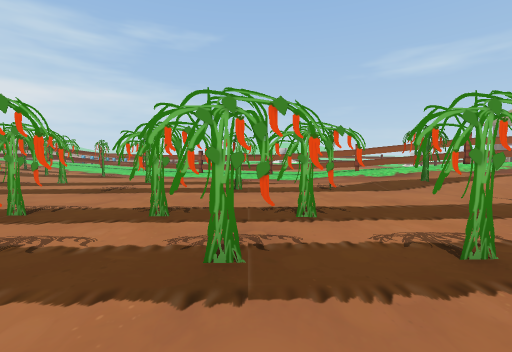
view 1 (above)

16 first-person views from a walk through a scene from a Unity 3-D project. The camera is 1.5 m above the floor, tilts 4° down and sees 90° across. The floor is counted in squares, 2 m on a side. Each view is taken from the middle of a square. On the plan, view 1 faces up. The plan holds only what a view shows up to about 9 squares ahead; the rest is blank. The place goes on beyond the plan. Some animated figures are not drawn. Some surface patterns are stand-ins.

view 2
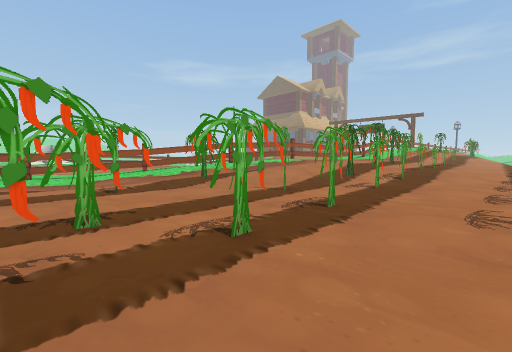

view 3
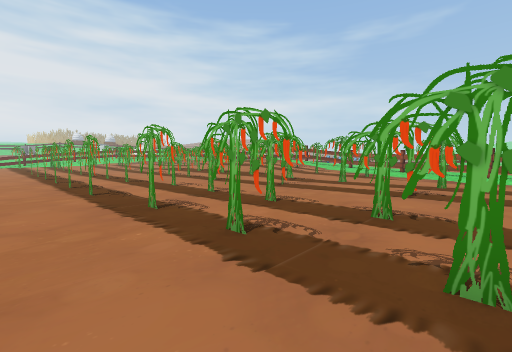

view 4
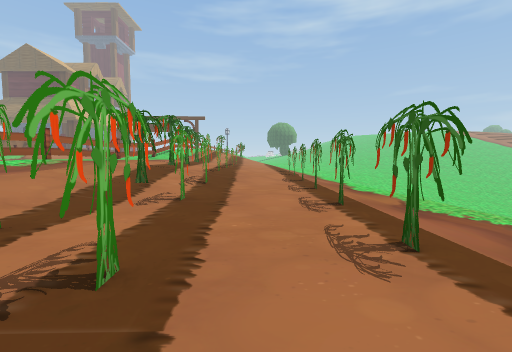

view 5
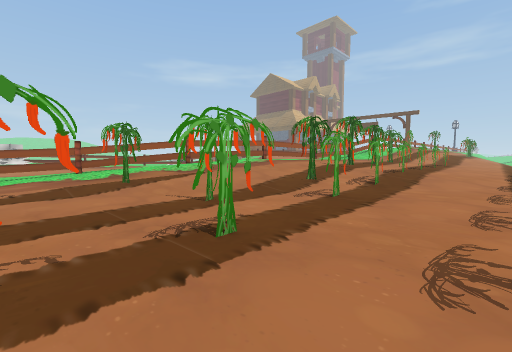

view 6
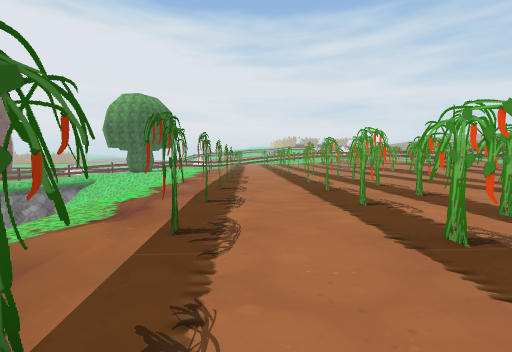

view 7
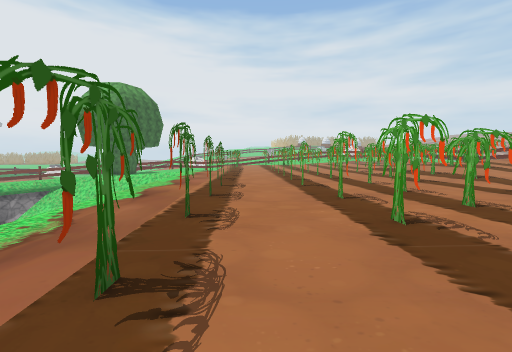

view 8
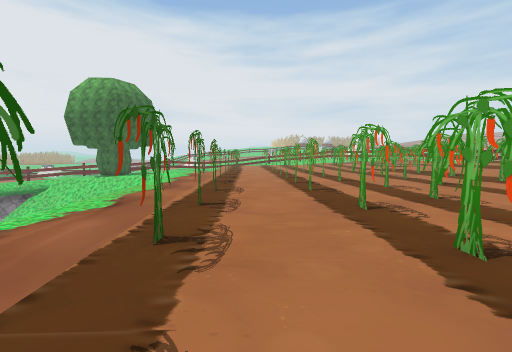

view 9
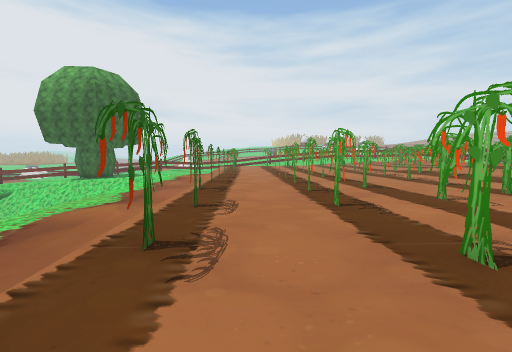

view 10
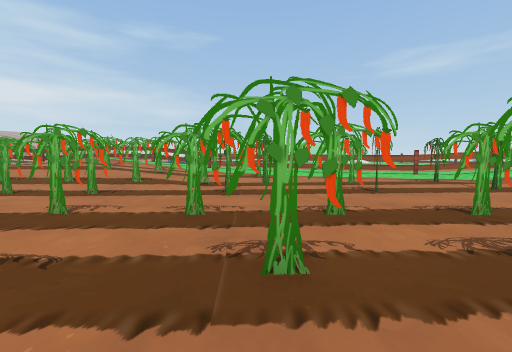

view 11
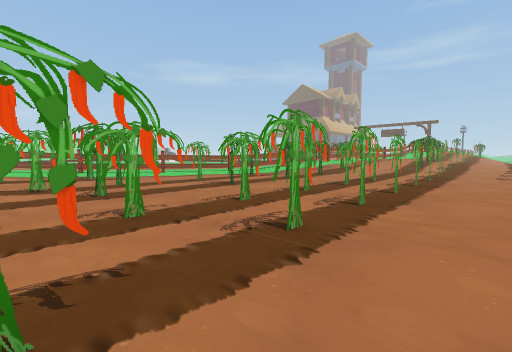

view 12
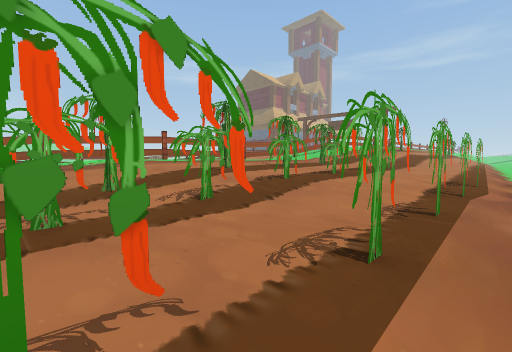

view 13
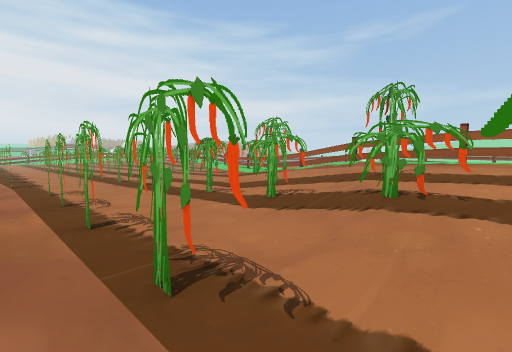

view 14
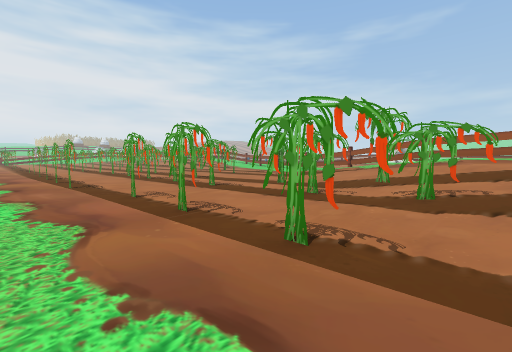

view 15
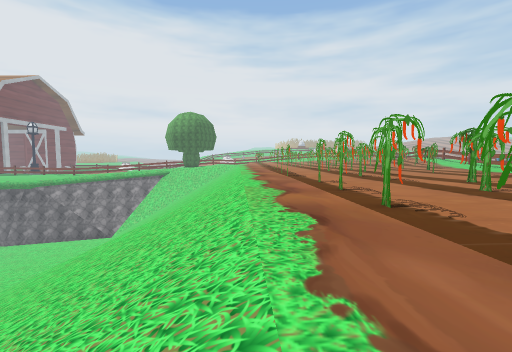

view 16
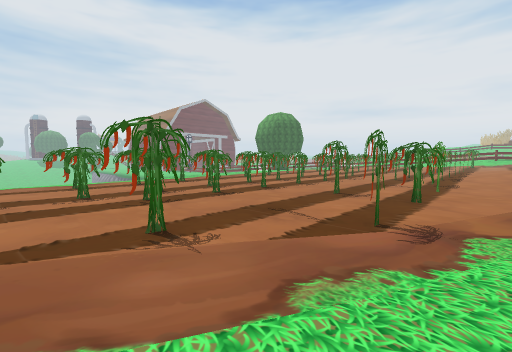

### Floor plan
Key: @ floor where view 1 was taken; # wall or solid block; x gap in a wall; . main floor; : floor 0.5 m higher than the main floor; + floor 0.75 m higher than the main floor; * floor 1.25 m higher than the main floor; % floor 1.5 m higher than the main floor; / step, stairs or slope; T thing the floor can be seen under or through; O other object.
Columns run from 14 left of view 1 to 11 right of it. Each row starts with its distance up from view 1.
  9 ++++:............:####
  8 :::::......O.O...:+++*####
  7  # TTTTTO........:+++*
  6  ##....O...O..O.O.O++*%%%%
  5  ..TTT.............:++****
  4  ...................:+++OO
  3  #TTTTTTTTTTTTTT..O..O:+++
  2  .......TTTTTTTTTTT.#..###
  1   ######................::
  0   ............@...#######:
 -1   ###x###########.........
 -2  ......................../
 -3  .........////   ////////
 -4                  ///////
 -5                  ///////
 -6                  //////
 -7                  ////
 -8                  ///
 -9                  //

Where each view was taken, in squares from view 1:
view 1: 0 up, 0 right, facing up
view 2: 0 up, 0 right, facing up-right
view 3: 0 up, 2 left, facing up-left
view 4: 1 up, 2 right, facing right
view 5: 0 up, 2 right, facing up-right
view 6: 0 up, 2 right, facing left
view 7: 0 up, 1 left, facing left
view 8: 0 up, 2 left, facing left
view 9: 0 up, 4 left, facing left
view 10: 0 up, 6 left, facing up
view 11: 0 up, 8 left, facing up-right
view 12: 1 down, 6 right, facing up-right
view 13: 1 down, 11 right, facing up-left
view 14: 2 down, 9 right, facing up-left
view 15: 2 down, 11 right, facing left
view 16: 9 up, 3 right, facing down-left
